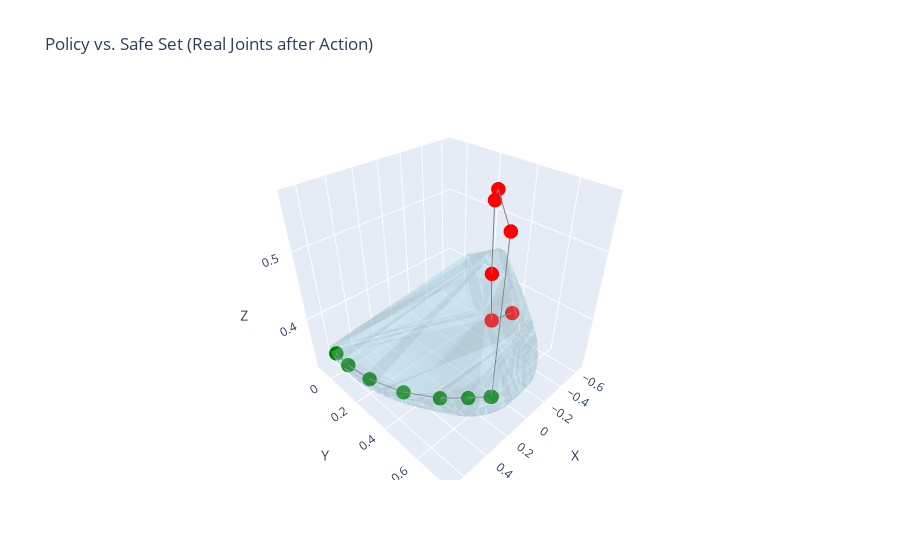

The code cell stored with this chart in its notebook:
### Code cell
# 8) Visualize final real EEF poses vs. safe set
all_poses_7d = np.array(all_poses_7d)
all_inside_flags = np.array(all_inside_flags, dtype=bool)
if len(all_poses_7d) > 0:
    visualize_policy_predictions(
        safe_set,
        predicted_poses_7d=all_poses_7d,
        inside_flags=all_inside_flags,
        title="Policy vs. Safe Set (Real Joints after Action)"
    )
else:
    print("No EEF poses to visualize.")

### Figure 1 — Plotly figure (JSON) as saved in the notebook; plotly's stock layout.template omitted (floating-point values rounded to 4 significant figures; data arrays with more than 128 entries replaced by an {"elided": "..."} marker saying what was removed)
{"data": [{"color": "lightblue", "i": {"elided": "452 int values"}, "j": {"elided": "452 int values"}, "k": {"elided": "452 int values"}, "name": "Safe Set Hull", "opacity": 0.3, "type": "mesh3d", "x": {"elided": "3231 float values"}, "y": {"elided": "3231 float values"}, "z": {"elided": "3231 float values"}}, {"line": {"color": "gray", "width": 2}, "marker": {"color": ["green", "green", "green", "green", "green", "green", "green", "green", "red", "red", "red", "red", "red", "red"], "size": 5}, "mode": "markers+lines", "name": "EEF Poses (Real Joints)", "type": "scatter3d", "x": [0.6173, 0.6262, 0.6068, 0.5295, 0.4066, 0.2871, 0.1841, 0.1797, -0.09742, -0.2709, -0.2232, -0.1468, -0.1781, -0.3248], "y": [-0.02821, 0.07576, 0.2177, 0.3857, 0.5227, 0.6077, 0.6704, 0.6735, 0.5676, 0.4102, 0.4219, 0.4682, 0.4672, 0.5064], "z": [0.3462, 0.3466, 0.3483, 0.3515, 0.3548, 0.3573, 0.3587, 0.3587, 0.5446, 0.568, 0.5587, 0.4747, 0.4012, 0.4044]}], "layout": {"scene": {"xaxis": {"title": {"text": "X"}}, "yaxis": {"title": {"text": "Y"}}, "zaxis": {"title": {"text": "Z"}}}, "title": {"text": "Policy vs. Safe Set (Real Joints after Action)"}}}
